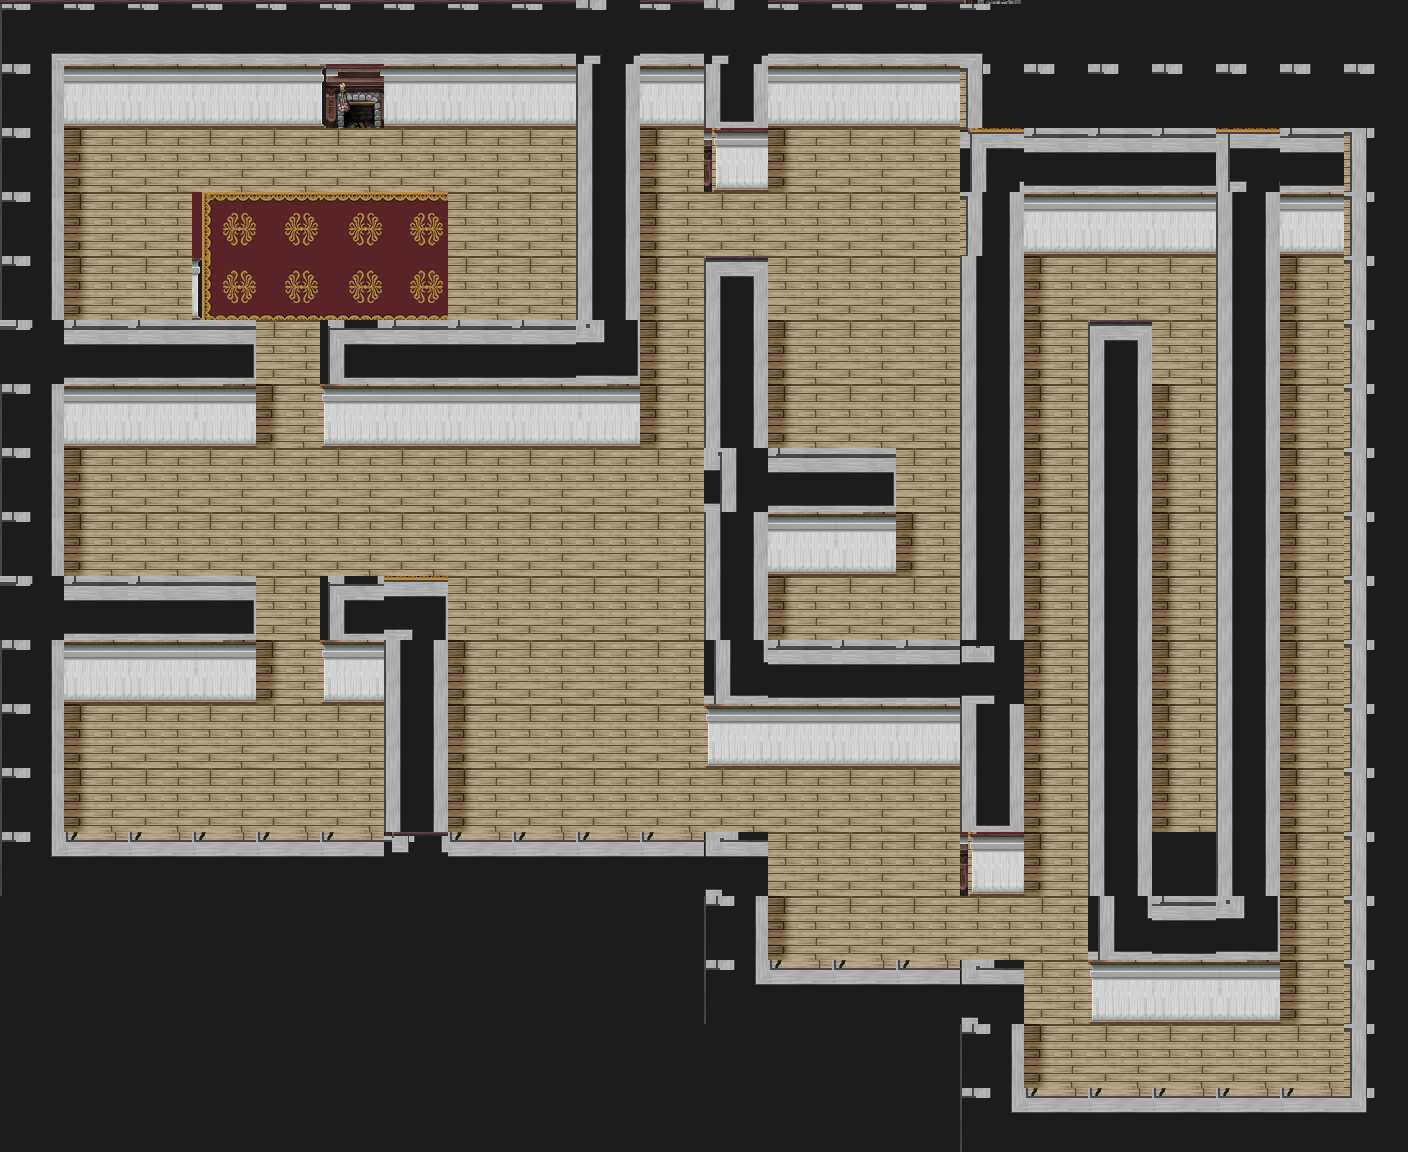

The image is a tile-based game level rendered from a .tmx file. Its description and source (layers, tilesets, objects; grid data summarised) follow:
An orthogonal 22x18 tile map with 64x64 px tiles, 3 tile layers (Floor, Walls, Above), 2 tilesets and 61 objects (25x wall, 10x light, 5x chair, sofa1, plant4, ...).

<map version="1.4" tiledversion="1.4.3" orientation="orthogonal" renderorder="right-down" width="22" height="18" tilewidth="64" tileheight="64" infinite="0" backgroundcolor="#1c1c1c" nextlayerid="8" nextobjectid="75">
 <editorsettings>
  <export target="level-01.json" format="json" />
 </editorsettings>
 <tileset firstgid="1" name="tiles" tilewidth="64" tileheight="64" tilecount="256" columns="16">
  <image source="../tiles/level-01.png" width="1024" height="1024" />
 </tileset>
 <tileset firstgid="257" name="objects" tilewidth="119" tileheight="120" tilecount="19" columns="0">
  <grid orientation="orthogonal" width="1" height="1" />
  <tile id="0">
   <image width="118" height="73" source="../../RAW/obj/table-01.png" />
  </tile>
  <tile id="1">
   <image width="67" height="101" source="../../RAW/obj/bed-01.png" />
  </tile>
  <tile id="2">
   <image width="39" height="42" source="../../RAW/obj/box-01.png" />
  </tile>
  <tile id="3">
   <image width="23" height="32" source="../../RAW/obj/chair-01.png" />
  </tile>
  <tile id="4">
   <image width="16" height="41" source="../../RAW/obj/chair-02.png" />
  </tile>
  <tile id="5">
   <image width="20" height="21" source="../../RAW/obj/chair-03.png" />
  </tile>
  <tile id="7">
   <image width="73" height="120" source="../../RAW/obj/closet-01.png" />
  </tile>
  <tile id="8">
   <image width="76" height="105" source="../../RAW/obj/furniture-01.png" />
  </tile>
  <tile id="9">
   <image width="38" height="65" source="../../RAW/obj/furniture-02.png" />
  </tile>
  <tile id="10">
   <image width="77" height="48" source="../../RAW/obj/kitchen-01.png" />
  </tile>
  <tile id="11">
   <image width="78" height="49" source="../../RAW/obj/kitchen-02.png" />
  </tile>
  <tile id="12">
   <image width="47" height="24" source="../../RAW/obj/kitchen-03.png" />
  </tile>
  <tile id="13">
   <image width="35" height="106" source="../../RAW/obj/kitchen-04.png" />
  </tile>
  <tile id="14">
   <image width="22" height="21" source="../../RAW/obj/lamp-off-01.png" />
  </tile>
  <tile id="15">
   <image width="22" height="21" source="../../RAW/obj/lamp-on-01.png" />
  </tile>
  <tile id="16">
   <image width="30" height="55" source="../../RAW/obj/plant-01.png" />
  </tile>
  <tile id="17">
   <image width="119" height="120" source="../../RAW/obj/cabinet-01.png" />
  </tile>
  <tile id="18">
   <image width="80" height="68" source="../../RAW/obj/sofa-01.png" />
  </tile>
  <tile id="19">
   <image width="64" height="64" source="../../RAW/obj/stairs-01.png" />
  </tile>
 </tileset>
 <layer id="1" name="Floor" width="22" height="18" locked="1">
  <data>[396 cells, 278 non-empty, 16 distinct tile ids]</data>
 </layer>
 <layer id="2" name="Walls" width="22" height="18" locked="1">
  <data>[396 cells, 103 non-empty, 17 distinct tile ids]</data>
 </layer>
 <layer id="3" name="Above" width="22" height="18" locked="1">
  <data>[396 cells, 118 non-empty, 21 distinct tile ids]</data>
 </layer>
 <objectgroup id="4" name="Collision" locked="1">
  <object id="2" name="wall" type="wall" x="384" y="64" width="192" height="64" />
  <object id="3" name="wall" type="wall" x="768" y="64" width="192" height="64" />
  <object id="4" name="wall" type="wall" x="640" y="64" width="64" height="64" />
  <object id="5" name="wall" type="wall" x="1024" y="192" width="192" height="64" />
  <object id="6" name="wall" type="wall" x="1280" y="192" width="64" height="64" />
  <object id="7" name="wall" type="wall" x="1088" y="896" width="192" height="128" />
  <object id="8" name="wall" type="wall" x="704" y="128" width="64" height="64" />
  <object id="9" name="wall" type="wall" x="768" y="512" width="128" height="64" />
  <object id="10" name="wall" type="wall" x="704" y="704" width="256" height="64" />
  <object id="11" name="wall" type="wall" x="960" y="128" width="64" height="768" />
  <object id="12" name="wall" type="wall" x="64" y="640" width="192" height="64" />
  <object id="13" name="wall" type="wall" x="64" y="384" width="192" height="64" />
  <object id="14" name="wall" type="wall" x="320.5" y="384" width="320" height="64" />
  <object id="15" name="wall" type="wall" x="320" y="640" width="64" height="64" />
  <object id="16" name="wall" type="wall" x="64" y="64" width="256" height="64" />
  <object id="17" name="wall" type="wall" x="0" y="128" width="64" height="704" />
  <object id="18" name="wall" type="wall" x="0" y="832" width="768" height="128" />
  <object id="19" name="wall" type="wall" x="384" y="640" width="64" height="192" />
  <object id="21" name="wall" type="wall" x="768" y="960" width="256" height="128" />
  <object id="22" name="wall" type="wall" x="1024" y="1088" width="320" height="64" />
  <object id="23" name="wall" type="wall" x="1344" y="192" width="64" height="896" />
  <object id="25" name="wall" type="wall" x="1216" y="256" width="64" height="640" />
  <object id="26" name="wall" type="wall" x="1088" y="384" width="64" height="575.5" />
  <object id="27" name="wall" type="wall" x="704" y="320" width="64" height="384.5" />
  <object id="28" name="wall" type="wall" x="576" y="128" width="64" height="256" />
 </objectgroup>
 <objectgroup id="5" name="Lights" locked="1">
  <object id="29" name="light" gid="271" x="148" y="100" width="22" height="21">
   <properties>
    <property name="image" value="lamp-off-01.png" />
   </properties>
  </object>
  <object id="30" name="light" gid="271" x="277" y="100" width="22" height="21">
   <properties>
    <property name="image" value="lamp-off-01.png" />
   </properties>
  </object>
  <object id="31" name="light" gid="271" x="917" y="100" width="22" height="21">
   <properties>
    <property name="image" value="lamp-off-01.png" />
   </properties>
  </object>
  <object id="32" name="light" gid="271" x="150" y="420" width="22" height="21">
   <properties>
    <property name="image" value="lamp-off-01.png" />
   </properties>
  </object>
  <object id="33" name="light" gid="271" x="597" y="420" width="22" height="21">
   <properties>
    <property name="image" value="lamp-off-01.png" />
   </properties>
  </object>
  <object id="34" name="light" gid="271" x="727" y="740" width="22" height="21">
   <properties>
    <property name="image" value="lamp-off-01.png" />
   </properties>
  </object>
  <object id="35" name="light" gid="271" x="343" y="676" width="22" height="21">
   <properties>
    <property name="image" value="lamp-off-01.png" />
   </properties>
  </object>
  <object id="36" name="light" gid="271" x="1108" y="228" width="22" height="21">
   <properties>
    <property name="image" value="lamp-off-01.png" />
   </properties>
  </object>
  <object id="37" name="light" gid="271" x="1301" y="229" width="22" height="21">
   <properties>
    <property name="image" value="lamp-off-01.png" />
   </properties>
  </object>
  <object id="38" name="light" gid="271" x="1175" y="996" width="22" height="21">
   <properties>
    <property name="image" value="lamp-off-01.png" />
   </properties>
  </object>
 </objectgroup>
 <objectgroup id="6" name="Objects" locked="1">
  <object id="39" name="sofa1" gid="275" x="185" y="147" width="80" height="68">
   <properties>
    <property name="image" value="sofa-01.png" />
   </properties>
  </object>
  <object id="41" name="plant4" gid="273" x="427" y="157" width="30" height="55">
   <properties>
    <property name="image" value="plant-01.png" />
   </properties>
  </object>
  <object id="42" name="plant3" gid="273" x="659" y="146" width="30" height="55">
   <properties>
    <property name="image" value="plant-01.png" />
   </properties>
  </object>
  </objectgroup>
 <objectgroup id="7" name="Interactions">
  <!-- 3 objects omitted --></objectgroup>
</map>
<!-- 23 of 61 objects omitted -->